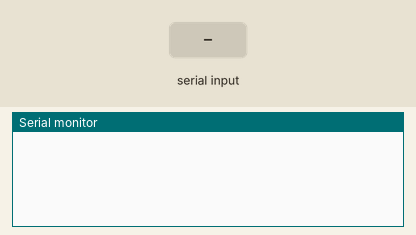
Simulated run of this sketch. Board: ESP32. Parts: the last lines printed to the serial monitor. Inputs (shaded band) come from the test bench.

Above: at 1.2 s.
1.3 s: "90,45\n" received over the second serial link
At 2.5 s:
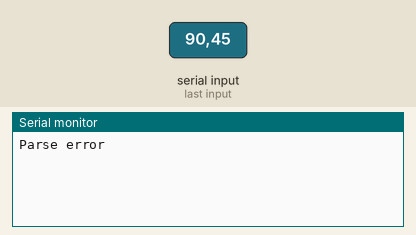
2.8 s: "T=90,H=45\n" received over the second serial link
At 3.8 s:
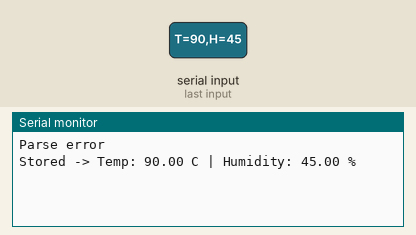

Measured:
- after the input at 1.3 s, the serial monitor: prints a new line at once (image 1)
- after the input at 2.8 s, the serial monitor: prints a new line at once (image 2)

The sketch:

esp32_uart_test.ino
```cpp
String incoming = "";

float latestTemp = 0.0;
float latestHum = 0.0;

void setup() {
  Serial.begin(115200);
  Serial1.begin(9600, SERIAL_8N1, 17, 16);  // RX = D7 (GPIO17), TX = D6 (GPIO16)
}

void loop() {
  while (Serial1.available()) {
    char c = Serial1.read();

    if (c == '\n') {

      if (sscanf(incoming.c_str(), "T=%f,H=%f", &latestTemp, &latestHum) == 2) {
        Serial.print("Stored -> Temp: ");
        Serial.print(latestTemp);
        Serial.print(" C | Humidity: ");
        Serial.print(latestHum);
        Serial.println(" %");
      } else {
        Serial.println("Parse error");
      }

      incoming = "";
    } else {
      incoming += c;
    }
  }
}
```
